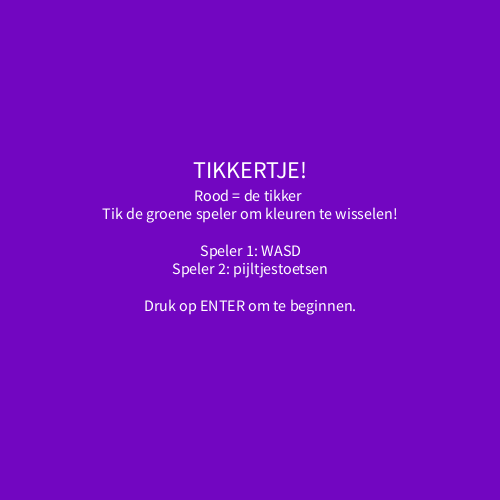
Frame 1 (no input)
Frame 60 (the mouse pressed at the canvas centre just before this capture): identical to frame 1, image omitted
Frame 120 (the mouse held since frame 60 and released just before this capture): identical to frame 1, image omitted

The Processing sketch that drew this single still picture (run headless with seeded random() and noise(); from frame 60 on, the mouse is pressed at the canvas centre):

// Processing sketch: eindeopdrahct_de_eichte
// ── eindeopdrahct_de_eichte.pde
Player player;
Player player2;
ArrayList<Obstacle> obstacles = new ArrayList<Obstacle>();

boolean[] keys = new boolean[128];
boolean[] codedKeys = new boolean[526];

boolean player1IsIt = true; // rood begint als tikker

// UI & timer
int gameTime = 45;          
int startTime;              
boolean gameRunning = false;
boolean showInstructions = true; 

// Score
int player1Score =   0;
int player2Score = 0;

void setup() {
  size(500, 500);
  textAlign(CENTER, CENTER);
  textSize(20);
  
  player  = new Player(30, 250, 30, 30);
  player2 = new Player(475, 250, 30, 30);

  // Obstakels
  obstacles.add(new Obstacle(250, 100, 50, 150));
  obstacles.add(new Obstacle(150, 300, 50, 150));
  obstacles.add(new Obstacle(45, 215, 50, 75));
  obstacles.add(new Obstacle(400, 215, 50, 75));
  obstacles.add(new Obstacle(40,40,110,50));
  obstacles.add(new Obstacle(350,420,60,50));

}

void keyPressed() {
  if (showInstructions && key == ENTER) {
    // Start het spel bij ENTER
    showInstructions = false;
    gameRunning = true;
    startTime = millis();
    return;
  }

  if (key == CODED) codedKeys[keyCode] = true;
  else if (key < 128) keys[key] = true;
}

void keyReleased() {
  if (key == CODED) codedKeys[keyCode] = false;
  else if (key < 128) keys[key] = false;
}

void update() {
  // Als het spel niet loopt, geen beweging
  if (!gameRunning) return;

  // 🔹 Snelheden afhankelijk van wie de tikker is
  float player1Speed = player1IsIt ? 2.5 : 2.0;
  float player2Speed = player1IsIt ? 2.0 : 2.5;

  // --- Player 1 (WASD) ---
  player.xVelocity = 0;
  player.yVelocity = 0;
  if (keys['A'] || keys['a']) player.xVelocity = -player1Speed;
  else if (keys['D'] || keys['d']) player.xVelocity = player1Speed;
  else if (keys['W'] || keys['w']) player.yVelocity = -player1Speed;
  else if (keys['S'] || keys['s']) player.yVelocity = player1Speed;

  // --- Player 2 (Arrow keys) ---
  player2.xVelocity = 0;
  player2.yVelocity = 0;
  if (codedKeys[LEFT]) player2.xVelocity = -player2Speed;
  else if (codedKeys[RIGHT]) player2.xVelocity = player2Speed;
  else if (codedKeys[UP]) player2.yVelocity = -player2Speed;
  else if (codedKeys[DOWN]) player2.yVelocity = player2Speed;

  // Beweeg spelers
  player.move();
  player2.move();

  // Check of ze elkaar raken (tikkertje)
  if (player.collides(player2)) {
    if (player1IsIt) {
      player1IsIt = false;
      player1Score++; // rood (player1) scoort
      player2.respawn();
    } else {
      player1IsIt = true;
      player2Score++; // groen (player2) scoort
      player.respawn();
    }
  }

  // Check of timer afgelopen is
  int elapsed = (millis() - startTime) / 1000;
  if (elapsed >= gameTime) {
    gameRunning = false;
  }
}

class Player {
  float x, y, w, h;
  float yVelocity;
  float xVelocity;
  float spawnX, spawnY;

  Player(float x, float y, float w, float h) {
    this.x = x;
    this.y = y;
    this.w = w;
    this.h = h;
    spawnX = x;
    spawnY = y;
  }

  void move() {
    float oldX = x;
    float oldY = y;
    x += xVelocity;
    y += yVelocity;

    // Botsing met obstakels
    for (Obstacle o : obstacles) {
      if (o.collides(this)) {
        x = oldX;
        y = oldY;
      }
    }

    // Binnen speelveld blijven
    if (x - w/2 < 0) x = w/2;
    if (x + w/2 > width) x = width - w/2;
    if (y - h/2 < 0) y = h/2;
    if (y + h/2 > height) y = height - h/2;
  }

  void respawn() {
    x = spawnX;
    y = spawnY;
  }

  void display(color c) {
    fill(c);
    ellipse(this.x, this.y, this.w, this.h);
  }

  boolean collides(Player other) {
    float dx = this.x - other.x;
    float dy = this.y - other.y;
    float distance = sqrt(dx*dx + dy*dy);
    return distance < (this.w/2 + other.w/2);
  }
}

class Obstacle {
  float x, y, w, h;

  Obstacle(float x, float y, float w, float h) {
    this.x = x;
    this.y = y;
    this.w = w;
    this.h = h;
  }

  void display() {
    fill(200);
    stroke(0);
    strokeWeight(3);
    rect(x, y, w, h);
  }

  boolean collides(Player p) {
    return (p.x + p.w/2 > x &&
      p.x - p.w/2 < x + w &&
      p.y + p.h/2 > y &&
      p.y - p.h/2 < y + h);
  }
}

void draw() {
  background(#7206C1);

  // --- UITLEG SCHERM ---
  if (showInstructions) {
    fill(255);
    textSize(24);
    text("TIKKERTJE!", width/2, height/2 - 80);
    textSize(16);
    text("Rood = de tikker \nTik de groene speler om kleuren te wisselen!\n\nSpeler 1: WASD\nSpeler 2: pijltjestoetsen\n\nDruk op ENTER om te beginnen.", 
         width/2, height/2);
    return;
  }

  // --- OBSTAKELS ---
  for (Obstacle o : obstacles) {
    o.display();
  }

  // --- SPEL UPDATE ---
  update();

  // --- SPELERS TEKENEN ---
  if (player1IsIt) {
    player.display(color(255, 0, 0));
    player2.display(color(0, 255, 0));
  } else {
    player.display(color(0, 255, 0));
    player2.display(color(255, 0, 0));
  }

  // --- TIMER ---
  if (gameRunning) {
    int timeLeft = max(0, gameTime - (millis() - startTime) / 1000);
    fill(255);
    textSize(20);
    text("Tijd: " + timeLeft, width/2, 20);

    // Scores tonen tijdens het spel
    textAlign(LEFT);
    text("Speler 1 (Rood): " + player1Score, 20, 20);
    textAlign(RIGHT);
    text("Speler 2 (Groen): " + player2Score, width - 20, 20);
    textAlign(CENTER, CENTER);
  } 
  else {
    // --- GAME OVER SCHERM ---
    fill(255);
    textSize(24);
    text("Tijd voorbij!", width/2, height/2 - 60);
    textSize(20);
    text("Eindscore:", width/2, height/2 - 20);
    text("player1: " + player1Score + "   player2: " + player2Score, width/2, height/2 + 10);

    String winner;
    if (player1Score < player2Score) winner = " player1 heeft gewonnen!";
    else if (player2Score > player1Score) winner = " player2 heeft gewonnen!";
    else winner = "Gelijkspel!";
    text(winner, width/2, height/2 + 50);

    textSize(16);
    text("Druk op ENTER om opnieuw te spelen.", width/2, height/2 + 90);

    if (keyPressed && key == ENTER) {
      resetGame();
    }
  }
}

void resetGame() {
  player.respawn();
  player2.respawn();
  player1IsIt = true;
  startTime = millis();
  gameRunning = true;
  player1Score = 0;
  player2Score = 0;
}
